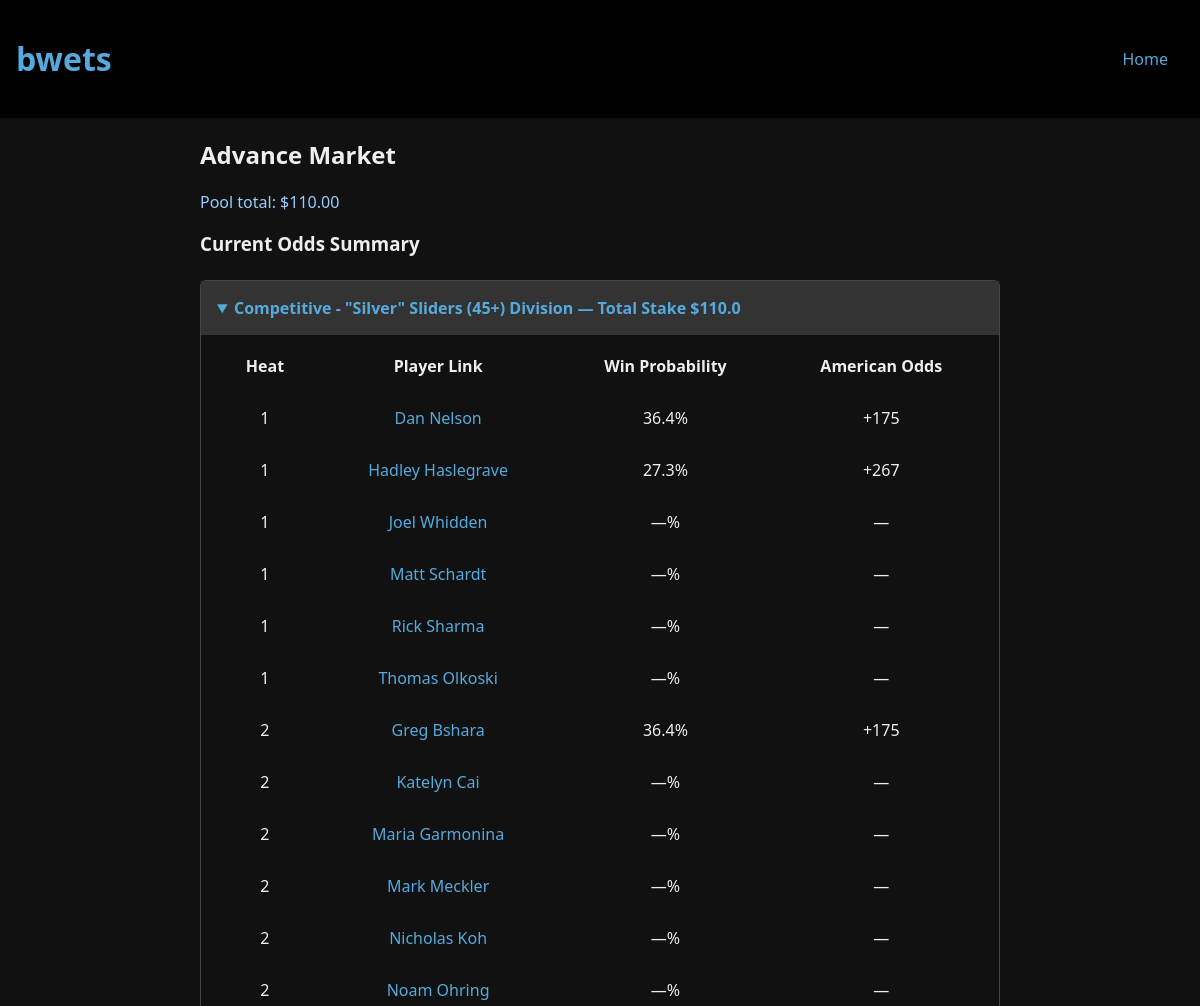
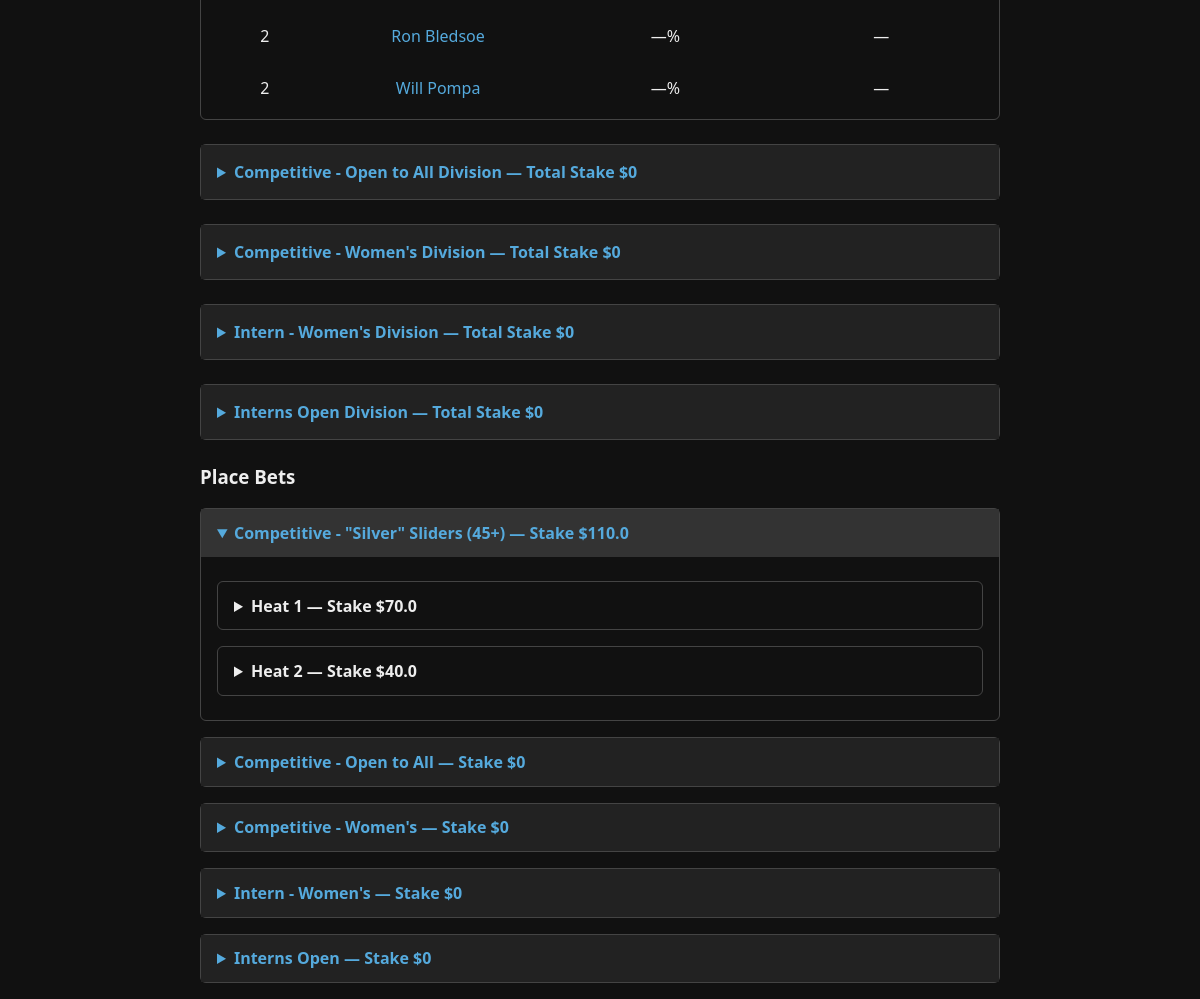
Screenshot of /advance (signed in) with the database file from the repository (2 pictures, top to bottom).
### app/models.py (models this page shows)
class Player(Base):
    __tablename__ = "players"
    id = Column(String, primary_key=True,
                default=lambda: str(uuid.uuid4()))
    player_name = Column(String, nullable=False)
    heat = Column(Integer, nullable=False)
    division = Column(String, nullable=False)
    dropped_out = Column(Boolean, default=False)
    active = Column(Boolean, default=True)

### app/__init__.py (the view)
        def decorated_function(*args, **kwargs):
            if 'user_email' not in session:
                flash("Please log in to access this page", "error")
                return redirect(url_for('login'))
            return f(*args, **kwargs)

### app/odds.py (called while the page is built)
def pool_odds(session, BetModel, group_field):
    total = session.scalar(select(func.sum(BetModel.amount))) or 0.0
    total *= (1.0 - HOUSE)
    odds = {}
    if total <= 0:
        return odds
    for id_, stake in session.execute(
        select(group_field, func.sum(BetModel.amount)).group_by(group_field)
    ):
        prob = (stake * (1.0 - HOUSE)) / total
        odds[str(id_)] = {
            "prob": round(float(prob), 4),
            "stake": round(float(stake), 2),
        }
    return odds

### app/templates/advance.html (shortened to what this page needs)
{% extends "base.html" %}
{% block content %}
<div class="page-content">
<h2>Advance Market</h2>
<p class="pool-line">Pool total: ${{ "%.2f"|format(pool_total) }}</p>
<h3>Current Odds Summary</h3>
{% for div_name, heats in divisions.items() %}
  <details class="division-summary" {% if loop.first %}open{% endif %}>
    <summary>
      {{ div_name }} Division — Total Stake ${{ div_totals[div_name]|round(2) }}
    </summary>
    <table class="odds-summary">
      <thead>
        <tr>
          <th>Heat</th>
          <th>Player Link</th>
          <th>Win Probability</th>
          <th>American Odds</th>
        </tr>
      </thead>
      <tbody>
        {% for heat_num, runners in heats|dictsort %}
          {% for p in runners %}
            {% set o = odds.get(p.id|string, {"prob": 0, "stake": 0}) %}
            {% if o.prob > 0 %}
              {% set win_prob = (o.prob * 100)|round(1) %}
              {% set dec_odds = (1 / o.prob)|round(2) %}
              {% if dec_odds == 1 %}
                {% set am_str = "EVEN" %}
              {% elif dec_odds >= 2 %}
                {% set am_str = '+' ~ ((dec_odds - 1) * 100)|round(0)|int %}
              {% else %}
                {% set am_str = '-' ~ (100 / (dec_odds - 1))|round(0)|int %}
              {% endif %}
            {% else %}
              {% set win_prob = "—" %}
              {% set am_str = "—" %}
            {% endif %}
            <tr>
              <td>{{ heat_num }}</td>
              <td><a href="#player-{{ p.id }}">{{ p.player_name }}</a></td>
              <td>{{ win_prob }}%</td>
              <td>{{ am_str }}</td>
            </tr>
          {% endfor %}
        {% endfor %}
      </tbody>
    </table>
  </details>
{% endfor %}
<h3>Place Bets</h3>
{% for div_name, heats in divisions.items() %}
  <details class="division" {% if loop.first %}open{% endif %}>
    <summary>
      {{ div_name }} — Stake ${{ div_totals[div_name]|round(2) }}
    </summary>
    <div class="div-body">
      {% for heat_num, runners in heats|dictsort %}
        <details class="heat">
          <summary>
            Heat {{ heat_num }} — Stake ${{ heat_totals[(div_name, heat_num)]|round(2) }}
          </summary>
        </details>
      {% endfor %}
    </div>
  </details>
{% endfor %}
</div>
{% endblock %}

### app/templates/base.html (shortened to what this page needs)
<!doctype html>
<html lang="en">
<head>
  <link rel="stylesheet" href="{{ url_for('static', filename='main.css') }}">
</head>
  <header>
    <h1><a href="{{ url_for('index') }}">bwets</a></h1>
    <nav>
      <a href="{{ url_for('index') }}" class="nav-link">Home</a>
    </nav>
  </header>
  <main>
    {% block content %}{% endblock %}
  </main>
</body>
</html>

### app/static/main.css (style rules this page uses)
a { color:#5ad; text-decoration:none; }
header { background:#000; padding:1rem; display:flex; justify-content:space-between; align-items:center; }
nav a { margin-left:1rem; color:#5ad; text-decoration:none; padding:0.5rem 1rem; border-radius:4px; transition:background-color 0.2s; }
header { text-align:center; }
.page-content { max-width: 800px; margin: 0 auto; padding: 0 2rem; }
details { border:1px solid #444; border-radius:6px; margin:1rem 0; }
details[open] > summary { background:#333; }
summary { cursor:pointer; padding:0.8rem 1rem; user-select:none; font-weight:bold; }
details.division > summary { background:#222; color:#5ad; }
details.division[open] > summary { background:#333; }
details.division-summary > summary { background:#222; color:#5ad; font-weight:bold; padding:1rem; }
details.division-summary[open] > summary { background:#333; }
details.division-summary { margin:1.5rem 0; }
.div-body, .heat-body { padding:0.5rem 1rem; }
.pool-line { margin:0 0 1rem 0; color:#9cf; }
.odds-summary { margin: 0 auto; border-collapse: separate; border-spacing: 20px 10px; text-align: center; width: 100%; max-width: 100%; overflow-x: auto; }
.odds-summary th, .odds-summary td { padding: 10px 15px; }

### rows the page displays
Player: division "Competitive - \"Silver\" Sliders (45+)", division "110.0", heat_num "1", player_name "Dan Nelson", win_prob "36.4", am_str "+175", heats "1" "2", division "70.0" "40.0"
Player: heat_num "1", player_name "Hadley Haslegrave", win_prob "27.3", am_str "+267"
Player: heat_num "1", player_name "Joel Whidden", win_prob "—", am_str "—"
Player: heat_num "1", player_name "Matt Schardt", win_prob "—", am_str "—"
Player: heat_num "1", player_name "Rick Sharma", win_prob "—", am_str "—"
Player: heat_num "1", player_name "Thomas Olkoski", win_prob "—", am_str "—"
Player: heat "2", player_name "Greg Bshara", win_prob "36.4", am_str "+175"
Player: heat "2", player_name "Katelyn Cai", win_prob "—", am_str "—"
Player: heat "2", player_name "Maria Garmonina", win_prob "—", am_str "—"
Player: heat "2", player_name "Mark Meckler", win_prob "—", am_str "—"
Player: heat "2", player_name "Nicholas Koh", win_prob "—", am_str "—"
Player: heat "2", player_name "Noam Ohring", win_prob "—", am_str "—"
Player: heat "2", player_name "Ron Bledsoe", win_prob "—", am_str "—"
Player: heat "2", player_name "Will Pompa", win_prob "—", am_str "—"
Player: division "Competitive - Open to All", division "0"
Player: division "Competitive - Women's", division "0"
Player: division "Intern - Women's", division "0"
Player: division "Interns Open", division "0"

### other values shown
{{ "%.2f"|format(pool_total) }} "110.00"
